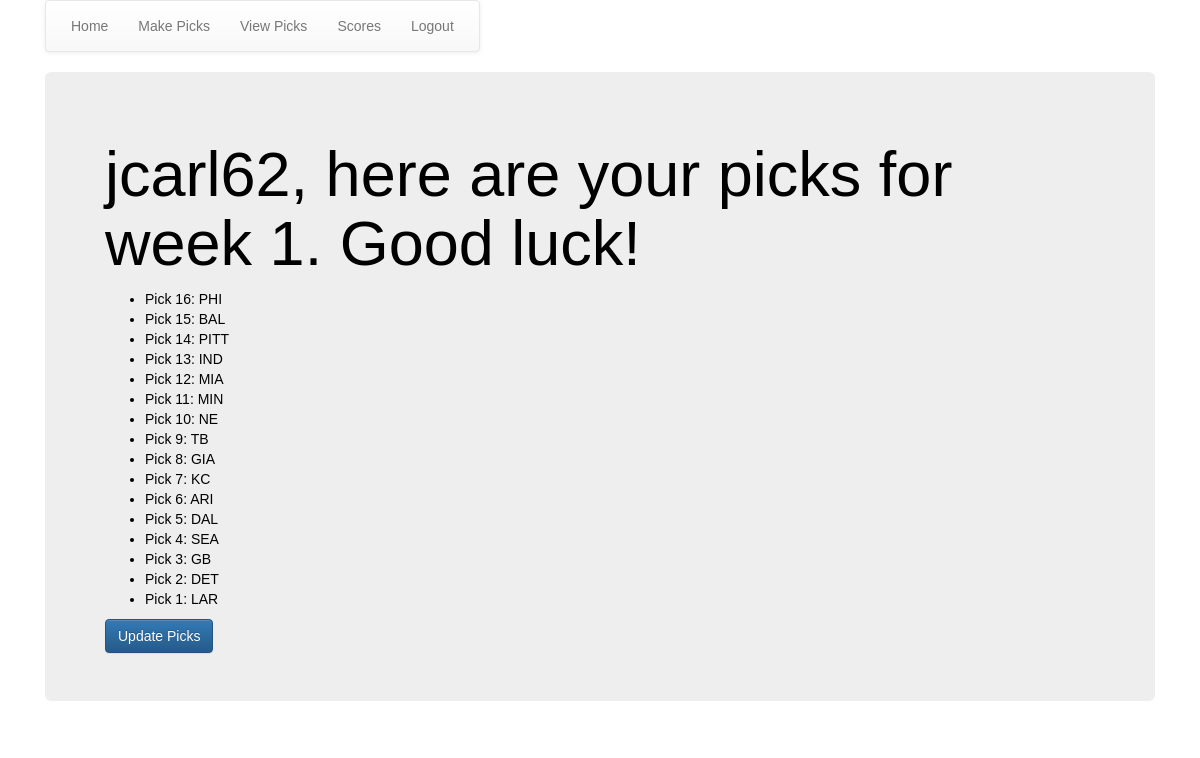
Page /fb_app/picks_list/ (signed in) on the earlier database version.
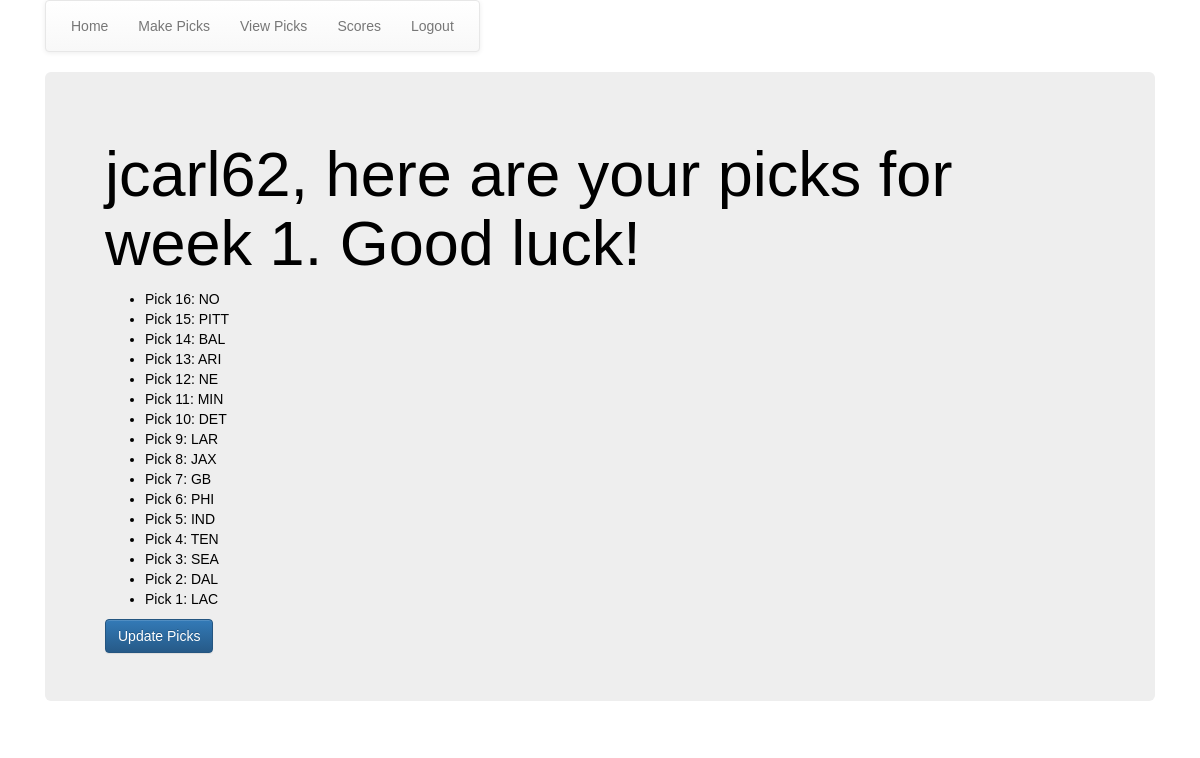
Same page on the later database version.
### fb_app/models.py (models this page shows, shortened)
class Picks(models.Model):
    week = models.ForeignKey(Week,on_delete=models.CASCADE, db_index=True)
    player  = models.ForeignKey(Player,on_delete=models.CASCADE,related_name="picks", db_index=True)
    pick_num = models.PositiveIntegerField()
    team = models.ForeignKey(Teams, on_delete=models.CASCADE, related_name="picksteam")
    class Meta:
        index_together = ['week', 'player']

class Teams(models.Model):
    mike_abbr = models.CharField(max_length=4, null=True)
    nfl_abbr = models.CharField(max_length=4, null=True)
    long_name = models.CharField(max_length=30, null=True)
    typo_name = models.CharField(max_length=30,null=True, blank=True)
    typo_name1 = models.CharField(max_length=30,null=True, blank=True)
    wins = models.PositiveIntegerField(default=0)
    losses = models.PositiveIntegerField(default=0)
    class Meta:
        ordering = ('nfl_abbr',)

### fb_app/views.py (the view)
class PicksListView(LoginRequiredMixin,ListView):
    login_url = '/fb_app/user_login/'
    redirect_field_name = 'fb_app/pick_list.html'
    model = Picks
    def get_queryset(self):
        print ('in queryset' + str(self.request.user))
        user = User.objects.get(username=self.request.user)
        player = Player.objects.get(name=user)
        return Picks.objects.filter(player=player, week__current=True).order_by('-pick_num')
    def get_context_data(self,**kwargs):
        context = super(PicksListView, self).get_context_data(**kwargs)
        context.update({
        'week': Week.objects.get(current=True),
        'picks_list': self.get_queryset(),
        })
        return context

### fb_app/templates/fb_app/picks_list.html
{%extends "fb_app/base.html"%}
{%load staticfiles%}
{%load mathfilters%}
{%block body_block%}
  <div class="jumbotron">
    <h1>{{user.get_username}}, here are your picks for week {{week.week}}.  Good luck!</h1>
      <ul>
        {% for pick in picks_list%}
        <li>Pick {{pick.pick_num}}:    {{pick.team.mike_abbr}}</li>
        {%endfor%}
      </ul>
      <a href="{% url 'fb_app:games_list' %}"> <button class="btn btn-primary">Update Picks</button></a>
  </div>
{%endblock%}

Differences in the rows shown:
removed Picks: pick_num "16", team.mike_abbr "PHI"
removed Picks: pick_num "15", team.mike_abbr "BAL"
removed Picks: pick_num "14", team.mike_abbr "PITT"
removed Picks: pick_num "13", team.mike_abbr "IND"
removed Picks: pick_num "12", team.mike_abbr "MIA"
removed Picks: pick_num "10", team.mike_abbr "NE"
removed Picks: pick_num "9", team.mike_abbr "TB"
removed Picks: pick_num "8", team.mike_abbr "GIA"
removed Picks: pick_num "7", team.mike_abbr "KC"
removed Picks: pick_num "6", team.mike_abbr "ARI"
removed Picks: pick_num "5", team.mike_abbr "DAL"
removed Picks: pick_num "4", team.mike_abbr "SEA"
removed Picks: pick_num "3", team.mike_abbr "GB"
removed Picks: pick_num "2", team.mike_abbr "DET"
removed Picks: pick_num "1", team.mike_abbr "LAR"
added Picks: pick_num "16", team.mike_abbr "NO"
added Picks: pick_num "15", team.mike_abbr "PITT"
added Picks: pick_num "14", team.mike_abbr "BAL"
added Picks: pick_num "13", team.mike_abbr "ARI"
added Picks: pick_num "12", team.mike_abbr "NE"
added Picks: pick_num "10", team.mike_abbr "DET"
added Picks: pick_num "9", team.mike_abbr "LAR"
added Picks: pick_num "8", team.mike_abbr "JAX"
added Picks: pick_num "7", team.mike_abbr "GB"
added Picks: pick_num "6", team.mike_abbr "PHI"
added Picks: pick_num "5", team.mike_abbr "IND"
added Picks: pick_num "4", team.mike_abbr "TEN"
added Picks: pick_num "3", team.mike_abbr "SEA"
added Picks: pick_num "2", team.mike_abbr "DAL"
added Picks: pick_num "1", team.mike_abbr "LAC"
